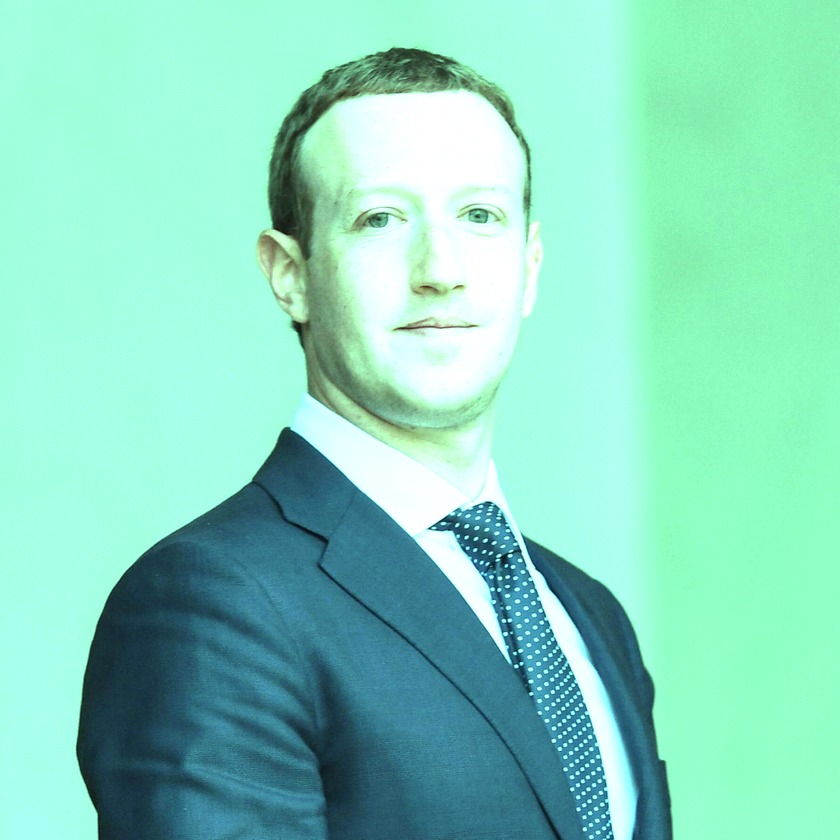
#> input picture test_result_before_draw.png, 840 x 840 px, shrunk from 1800 x 1800 before the run, given as the content of the folder ./input, which was not available
$ python iagcwd.py
#> lines starting #> are read from the running program, lines starting #| are printed output that depends on the picture; pictures that were not available may be replaced by others from this repository, and a replacement may not be noted
import cv2
import glob
import argparse
import numpy as np
from matplotlib import pyplot as plt
from scipy.linalg import fractional_matrix_power


def image_agcwd(img, a=0.25, truncated_cdf=False):
    h, w = img.shape[:2]
    hist, bins = np.histogram(img.flatten(), 256, [0, 256])
    cdf = hist.cumsum()
    cdf_normalized = cdf / cdf.max()
    prob_normalized = hist / hist.sum()

    unique_intensity = np.unique(img)
    intensity_max = unique_intensity.max()
    intensity_min = unique_intensity.min()
    prob_min = prob_normalized.min()
    prob_max = prob_normalized.max()

    pn_temp = (prob_normalized - prob_min) / (prob_max - prob_min)
    pn_temp[pn_temp > 0] = prob_max * (pn_temp[pn_temp > 0] ** a)
    pn_temp[pn_temp < 0] = prob_max * (-((-pn_temp[pn_temp < 0]) ** a))
    prob_normalized_wd = pn_temp / pn_temp.sum()  # normalize to [0,1]
    cdf_prob_normalized_wd = prob_normalized_wd.cumsum()

    if truncated_cdf:
        inverse_cdf = np.maximum(0.5, 1 - cdf_prob_normalized_wd)
    else:
        inverse_cdf = 1 - cdf_prob_normalized_wd

    img_new = img.copy()
    for i in unique_intensity:
        img_new[img == i] = np.round(255 * (i / 255) ** inverse_cdf[i])

    return img_new


def process_bright(img):
    img_negative = 255 - img
    agcwd = image_agcwd(img_negative, a=0.25, truncated_cdf=False)
    reversed = 255 - agcwd
    return reversed


def process_dimmed(img):
    agcwd = image_agcwd(img, a=0.75, truncated_cdf=True)
    return agcwd


def main():
    parser = argparse.ArgumentParser(description='IAGCWD')
    parser.add_argument('--input', dest='input_dir', default='./input/', type=str, \
                        help='Input directory for image(s)')
    parser.add_argument('--output', dest='output_dir', default='./output/', type=str, \
                        help='Output directory for image(s)')
    args = parser.parse_args()

    img_paths = glob.glob(args.input_dir + '*')
    for path in img_paths:
        img = cv2.imread(path, 1)
#> img is the input picture: shape (840, 840, 3); mean B, G, R 190.9, 214, 135.2
        name = path.split('\\')[-1].split('.')[0]

        # Extract intensity component of the image
        YCrCb = cv2.cvtColor(img, cv2.COLOR_BGR2YCrCb)
#> YCrCb: shape (840, 840, 3); mean of channels 0, 1, 2 187.8, 90.5, 129.7
        Y = YCrCb[:, :, 0]
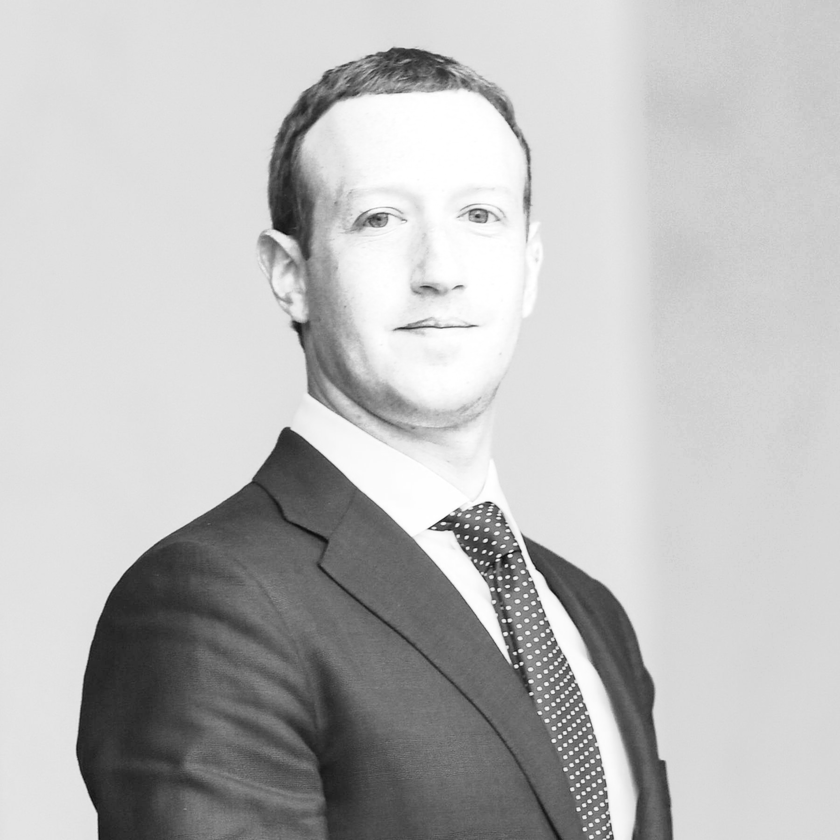
#> Y: shape (840, 840); min 12, max 255, mean 187.8
        # Determine whether image is bright or dimmed
        threshold = 0.3
        exp_in = 112  # Expected global average intensity
        M, N = img.shape[:2]
#> M = 840; N = 840
        mean_in = np.sum(Y / (M * N))
#> mean_in = 187.8
        t = (mean_in - exp_in) / exp_in
#> t = 0.677

        # Process image for gamma correction
        img_output = None
        if t < -threshold:  # Dimmed Image
            print(name + ": Dimmed")
            result = process_dimmed(Y)
            YCrCb[:, :, 0] = result
            img_output = cv2.cvtColor(YCrCb, cv2.COLOR_YCrCb2BGR)
        elif t > threshold:
            print(name + ": Bright Image")  # Bright Image
            result = process_bright(Y)
#> in process_bright, `img_negative = 255 - img`:
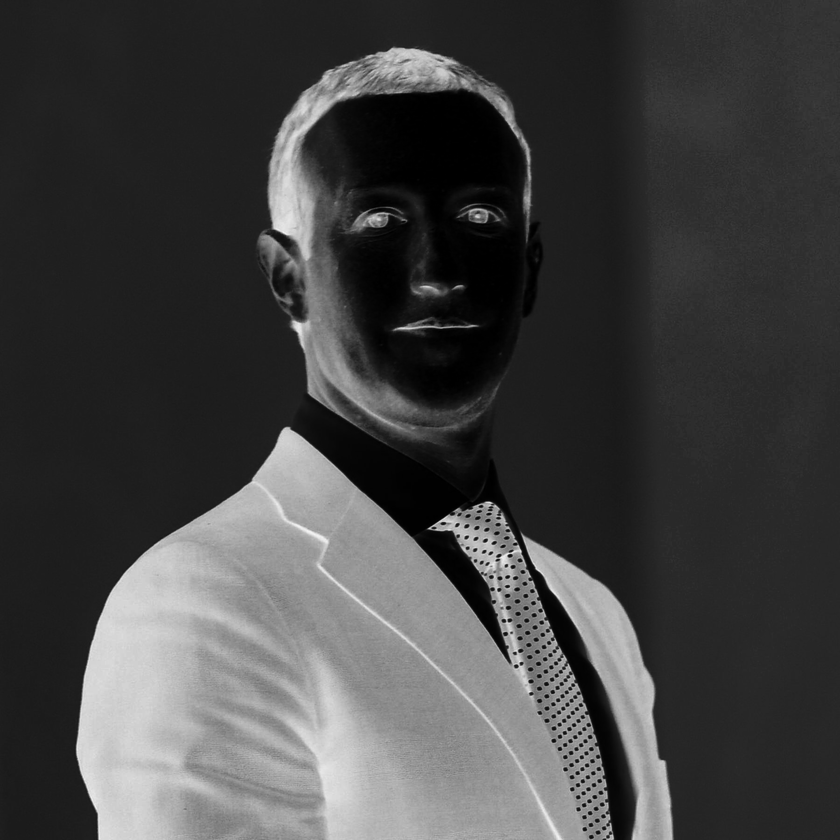
#> img_negative: shape (840, 840); min 0, max 243, mean 67.2
#> in image_agcwd, `hist, bins = np.histogram(img.flatten(), 256, [0, 256])`: hist = 256 values, max 61252 at index 31, min 0 at index 244, mean 2756.2; bins = 257 values from 0 to 256
#> in image_agcwd, `cdf = hist.cumsum()`: cdf = 256 values from 9414 to 705600
#> in image_agcwd, `cdf_normalized = cdf / cdf.max()`: cdf_normalized = 256 values from 0.0133 to 1
#> in image_agcwd, `prob_normalized = hist / hist.sum()`: prob_normalized = 256 values, max 0.0868 at index 31, min 0 at index 244, mean 0.00391
#> in image_agcwd, `unique_intensity = np.unique(img)`: unique_intensity = 244 values from 0 to 243
#> in image_agcwd, `intensity_max = unique_intensity.max()`: intensity_max = 243
#> in image_agcwd, `intensity_min = unique_intensity.min()`: intensity_min = 0
#> in image_agcwd, `prob_max = prob_normalized.max()`: prob_max = 0.0868
#> in image_agcwd, `pn_temp = (prob_normalized - prob_min) / (prob_max - prob_min)`: pn_temp = 256 values, max 1 at index 31, min 0 at index 244, mean 0.045
#> in image_agcwd, `prob_normalized_wd = pn_temp / pn_temp.sum()`: prob_normalized_wd = 256 values, max 0.011 at index 31, min 0 at index 244, mean 0.00391
#> in image_agcwd, `cdf_prob_normalized_wd = prob_normalized_wd.cumsum()`: cdf_prob_normalized_wd = 256 values from 0.00686 to 1
#> in image_agcwd, `inverse_cdf = 1 - cdf_prob_normalized_wd`: inverse_cdf = 256 values, max 0.993 at index 0, min 2.22e-16 at index 243, mean 0.426
#> after the loop in image_agcwd, `for i in unique_intensity:`:
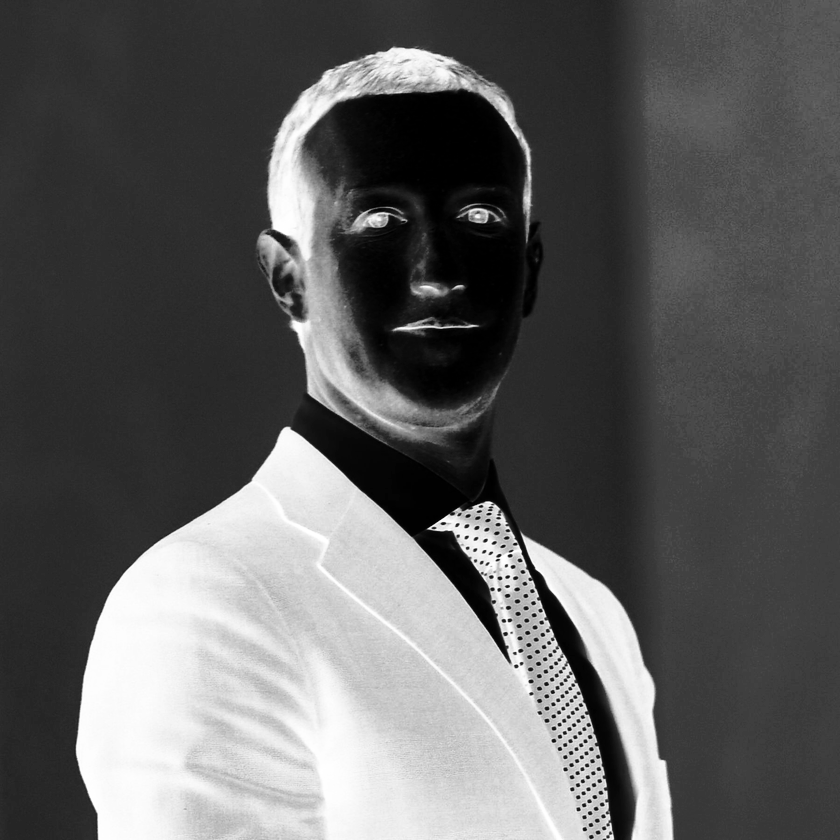
#> img_new: shape (840, 840); min 0, max 255, mean 94.7
#> in process_bright, `reversed = 255 - agcwd`:
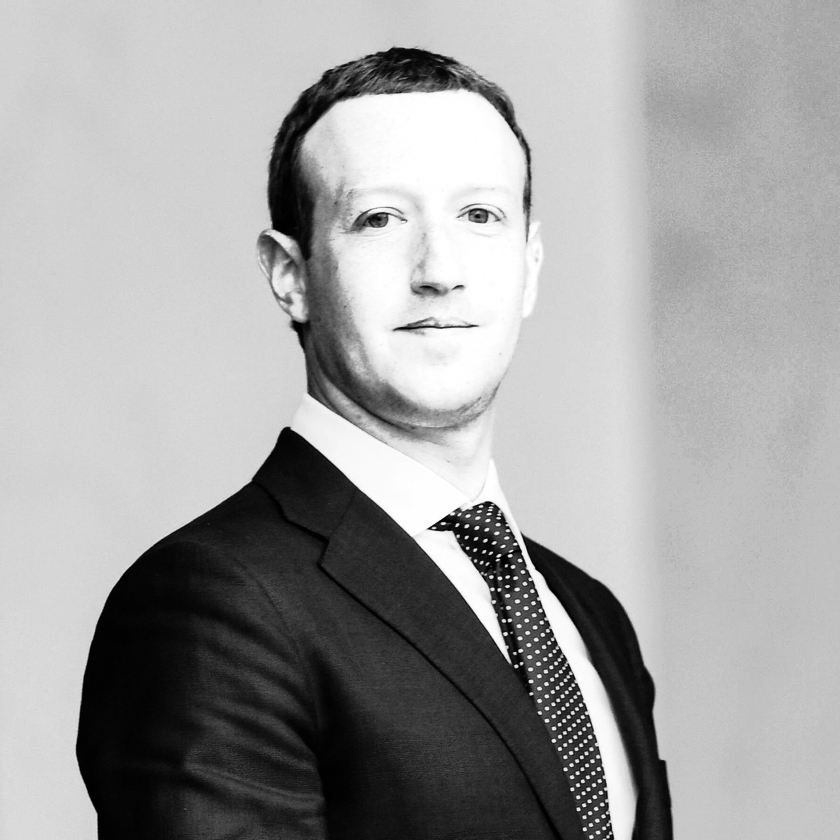
#> reversed: shape (840, 840); min 0, max 255, mean 160.3
            YCrCb[:, :, 0] = result
#> YCrCb: shape (840, 840, 3); mean of channels 0, 1, 2 160.3, 90.5, 129.7
            img_output = cv2.cvtColor(YCrCb, cv2.COLOR_YCrCb2BGR)
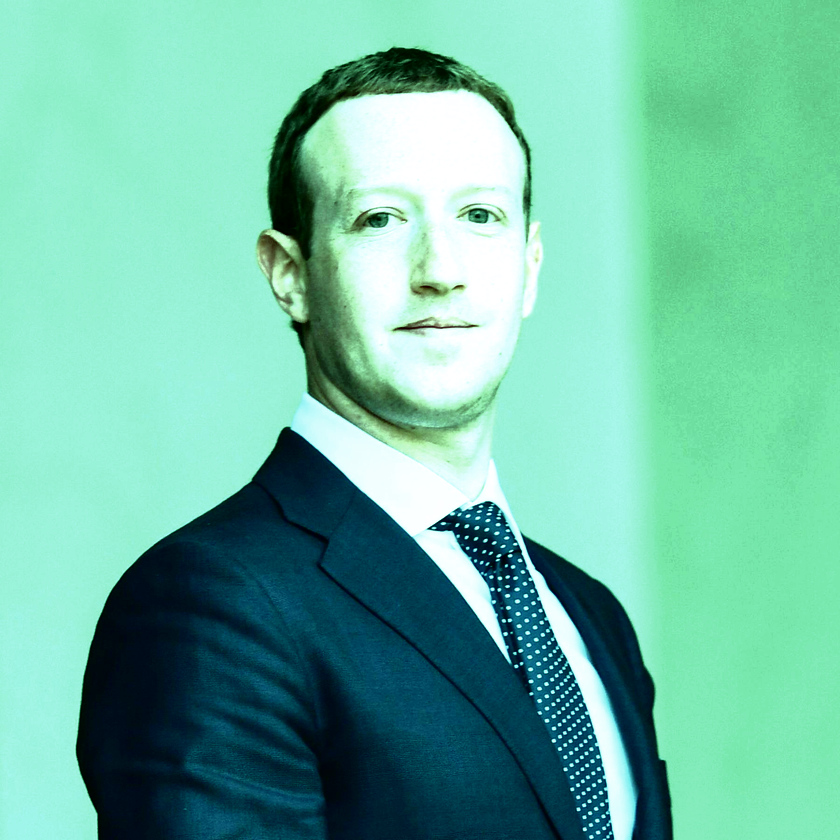
#> img_output: shape (840, 840, 3); mean B, G, R 163.3, 186.4, 110.5
        else:
            img_output = img

        cv2.imwrite(args.output_dir + name + '.jpg', img_output)


if __name__ == '__main__':
    main()
